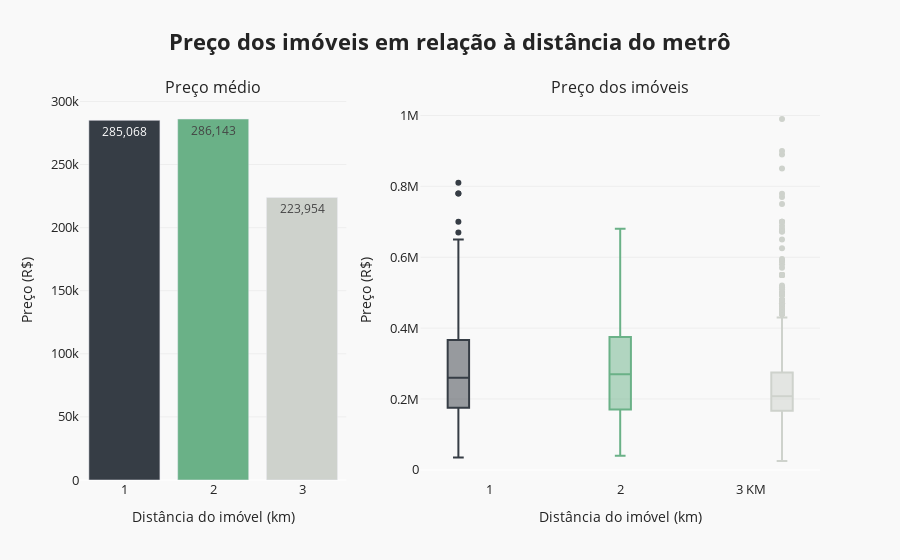

The notebook cell saved with this chart:
### Code cell
df_ = df_samambaia_filtered[['Metro Distance', HOUSE_PRICE]].groupby('Metro Distance').mean().reset_index()
title = '<b>Preço dos imóveis em relação à distância do metrô</b>'

fig = make_subplots(rows=1, cols=2, subplot_titles=['Preço médio', 'Preço dos imóveis'], column_widths=[0.4, 0.6])

# Figure Preço Médio
fig.add_trace(
    go.Bar(
        x=df_['Metro Distance'], 
        y=df_[HOUSE_PRICE], 
        showlegend=False,
        text=df_[HOUSE_PRICE].apply(lambda x: '{:,.0f}'.format(x)),
        hovertemplate='Preço médio: R$'+df_[HOUSE_PRICE].apply(lambda x: '{:,.2f}'.format(x)),
        name='',
        marker_color=FIGURE_COLOR_PALETTE[:3]),
    row=1, col=1)

# Figure Preço dos imóveis first boxplot
fig.add_trace(
    go.Box(
        y=df_samambaia_filtered[HOUSE_PRICE][df_samambaia_filtered['Metro Distance'] == 1], 
        name='1',
        showlegend=False,
        line_color=FIGURE_COLOR_PALETTE[0],
    ), 
    row=1, col=2)

# Figure Preço dos imóveis second boxplot
fig.add_trace(
    go.Box(
        y=df_samambaia_filtered[HOUSE_PRICE][df_samambaia_filtered['Metro Distance'] == 2], 
        name='2',
        showlegend=False,
        line_color=FIGURE_COLOR_PALETTE[1]), 
    row=1, col=2)

# Figure Preço dos imóveis third boxplot
fig.add_trace(
    go.Box(
        y=df_samambaia_filtered[HOUSE_PRICE][df_samambaia_filtered['Metro Distance'] == 3], 
        name='3 KM',
        showlegend=False,
        line_color=FIGURE_COLOR_PALETTE[2]
    ), 
    row=1, col=2)

fig.update_layout(
    boxmode='group',
    title=title,
    titlefont={'size':22},
    violinmode='group',
    paper_bgcolor='#f9f9f9',
    plot_bgcolor='#f9f9f9',
    template='seaborn',
)

fig.update_xaxes(
    showgrid=False,
    gridcolor='#eeeeee',
    tickfont_size=13,
)

fig.update_yaxes(
    showgrid=True,
    gridwidth=1.0, 
    gridcolor='#eeeeee',
    tickfont_size=13,
)

# fig.update_layout(hovermode="x")

fig['layout']['xaxis']['title'] = 'Distância do imóvel (km)'
fig['layout']['xaxis2']['title'] = 'Distância do imóvel (km)'
fig['layout']['yaxis']['title'] = 'Preço (R$)'
fig['layout']['yaxis2']['title'] = 'Preço (R$)'

fig.show()

### Figure 1 — Plotly figure (JSON) as saved in the notebook; plotly's stock layout.template omitted (floating-point values rounded to 4 significant figures; data arrays with more than 128 entries replaced by an {"elided": "..."} marker saying what was removed)
{"data": [{"hovertemplate": ["Preço médio: R$285,068.40", "Preço médio: R$286,143.14", "Preço médio: R$223,953.52"], "marker": {"color": ["#363D45", "#6AB187", "#CED2CC"]}, "name": "", "showlegend": false, "text": ["285,068", "286,143", "223,954"], "type": "bar", "x": [1, 2, 3], "xaxis": "x", "y": [285100.0, 286100.0, 224000.0], "yaxis": "y"}, {"line": {"color": "#363D45"}, "name": "1", "showlegend": false, "type": "box", "xaxis": "x2", "y": {"elided": "197 int values"}, "yaxis": "y2"}, {"line": {"color": "#6AB187"}, "name": "2", "showlegend": false, "type": "box", "xaxis": "x2", "y": {"elided": "291 int values"}, "yaxis": "y2"}, {"line": {"color": "#CED2CC"}, "name": "3 KM", "showlegend": false, "type": "box", "xaxis": "x2", "y": {"elided": "2351 int values"}, "yaxis": "y2"}], "layout": {"annotations": [{"font": {"size": 16}, "showarrow": false, "text": "Preço médio", "x": 0.18, "xanchor": "center", "xref": "paper", "y": 1, "yanchor": "bottom", "yref": "paper"}, {"font": {"size": 16}, "showarrow": false, "text": "Preço dos imóveis", "x": 0.73, "xanchor": "center", "xref": "paper", "y": 1, "yanchor": "bottom", "yref": "paper"}], "boxmode": "group", "paper_bgcolor": "#f9f9f9", "plot_bgcolor": "#f9f9f9", "title": {"font": {"size": 22}, "text": "<b>Preço dos imóveis em relação à distância do metrô</b>"}, "violinmode": "group", "xaxis": {"anchor": "y", "domain": [0, 0.36], "gridcolor": "#eeeeee", "showgrid": false, "tickfont": {"size": 13}, "title": {"text": "Distância do imóvel (km)"}}, "xaxis2": {"anchor": "y2", "domain": [0.46, 1], "gridcolor": "#eeeeee", "showgrid": false, "tickfont": {"size": 13}, "title": {"text": "Distância do imóvel (km)"}}, "yaxis": {"anchor": "x", "domain": [0, 1], "gridcolor": "#eeeeee", "gridwidth": 1, "showgrid": true, "tickfont": {"size": 13}, "title": {"text": "Preço (R$)"}}, "yaxis2": {"anchor": "x2", "domain": [0, 1], "gridcolor": "#eeeeee", "gridwidth": 1, "showgrid": true, "tickfont": {"size": 13}, "title": {"text": "Preço (R$)"}}}}
